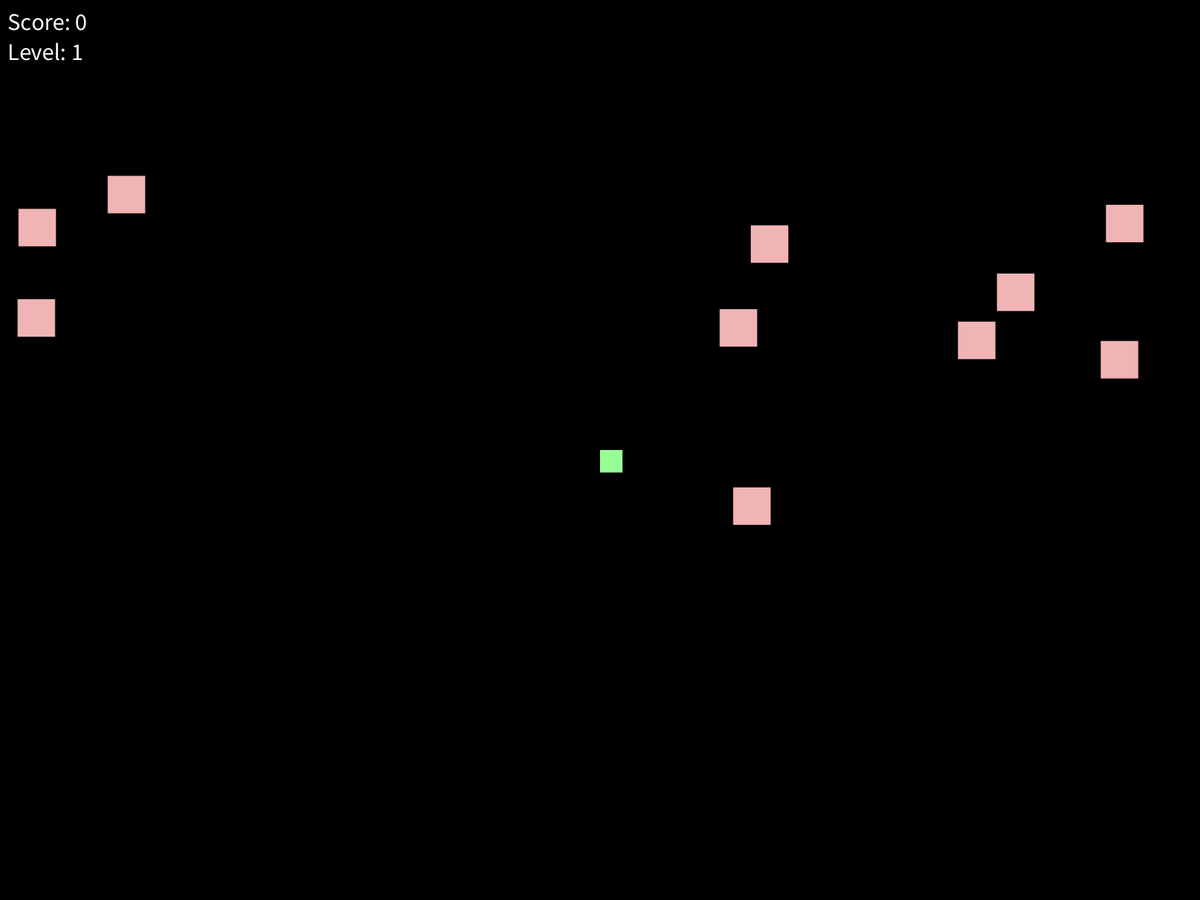
Frame 1 (no input)
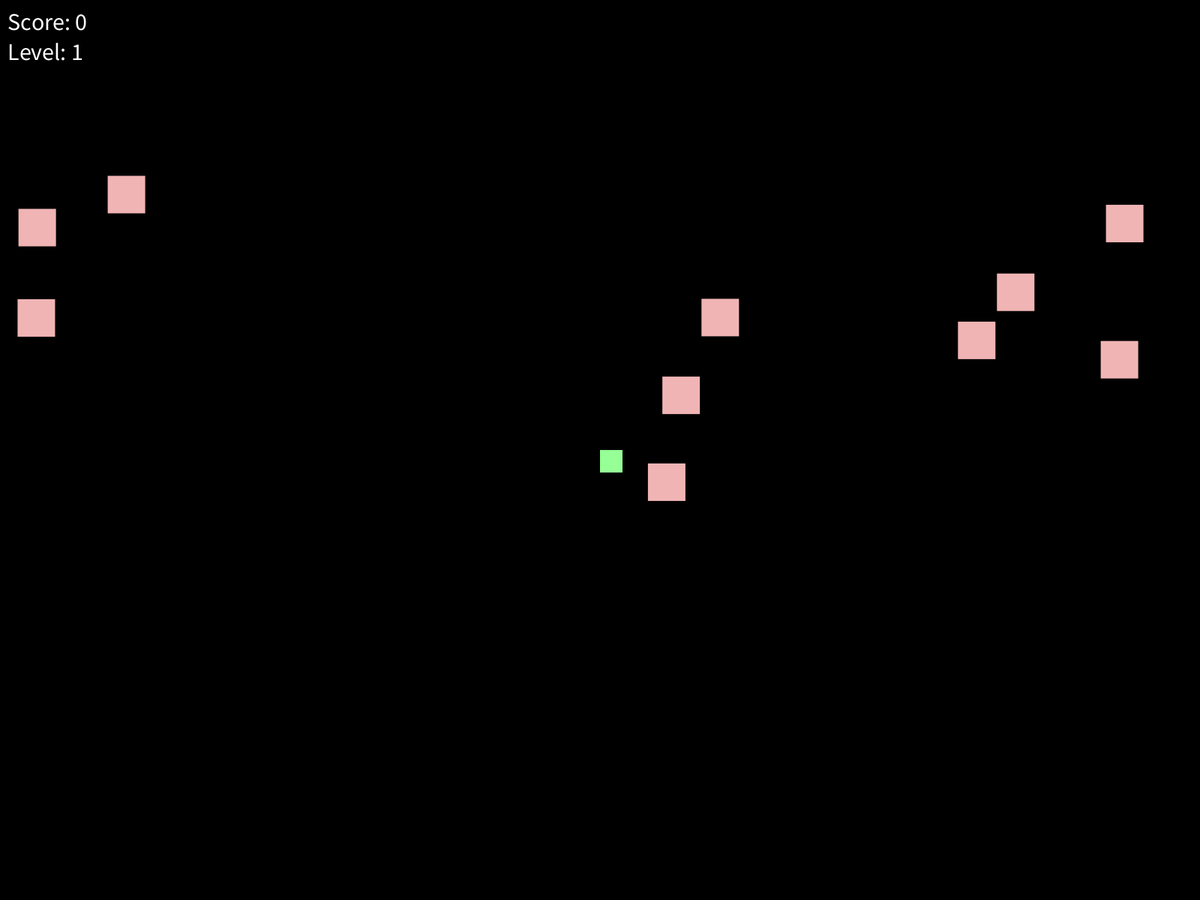
Frame 60 (the mouse pressed at the canvas centre just before this capture)
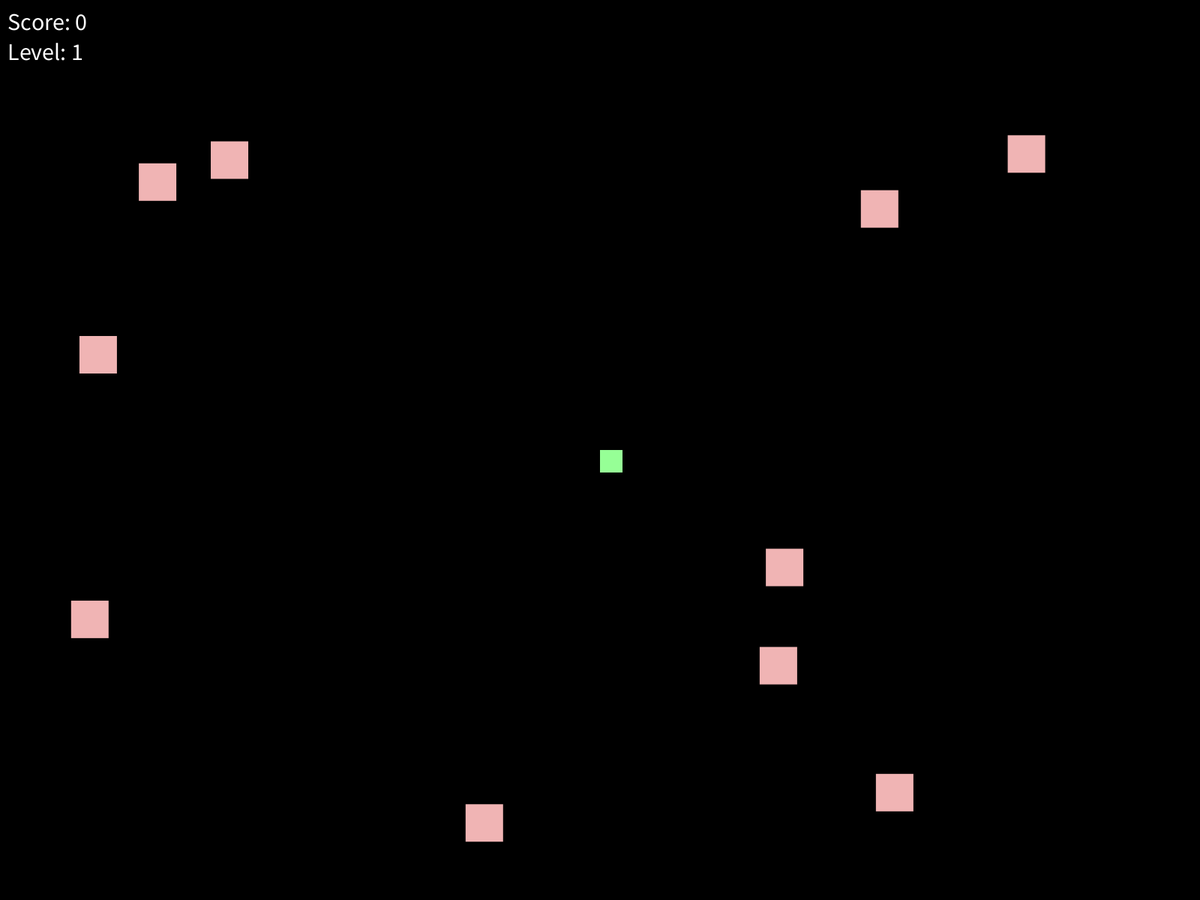
Frame 120 (the mouse held since frame 60 and released just before this capture)

The Processing sketch that drew these frames (run headless with seeded random() and noise(); from frame 60 on, the mouse is pressed at the canvas centre):

// Processing sketch: Robotron2
// ── Robotron2.pde
Player player;
BulletHandler bulletHandler;
RobotHandler robotHandler;

void settings(){
  fullScreen();
}

void reset(){
  player = new Player(width/2, height/2);
  bulletHandler = new BulletHandler();
  robotHandler = new RobotHandler();
}

void setup(){
  textSize(32);
  reset();
}

void draw(){
  background(0);
  player.show();
  bulletHandler.show();
  robotHandler.show();
  player.showScore();
}

void constrainToScreen(PVector pos, int size){
  if(pos.x < 0){pos.x = 0;}
  else if(pos.x > width - size){pos.x = width-size;}
  if(pos.y < 0){pos.y = 0;}
  else if(pos.y > height - size){pos.y = height-size;}
}
// ── Bullet.pde
class Bullet{
  
  PVector vel;
  PVector pos;
  int speed = 16;
  boolean finished = false;

  public Bullet(float x, float y, PVector direction){
    vel = direction; 
    vel.setMag(speed);
    pos = new PVector(x, y);
  }
  
  void update(){
    if(pos.x > width || pos.x < 0 || pos.y > height || pos.y < 0){
      finished = true;
    }
    pos.add(vel);
  }
  
  void show(){
    update();
    stroke(255);
    strokeWeight(4);
    point(pos.x, pos.y);
  }
}
// ── BulletHandler.pde
class BulletHandler{

  ArrayList<Bullet> bullets = new ArrayList<Bullet>();
  
  void addBullet(float x, float y, PVector pos){
    bullets.add(new Bullet(x, y, new PVector(pos.x, pos.y)));
  }
  
  void show(){
    Bullet b;
    for(int i = bullets.size()-1; i >= 0; i--){
      b = bullets.get(i);
      b.show();
      if(b.finished){
        bullets.remove(i);
      }
    }
  }

}
// ── Player.pde
class Player{
  PVector pos;
  PVector vel = new PVector();
  PVector acc = new PVector();
  int size;
  color colour = color(150, 255, 150);
  int score = 0;
  
  PVector direction = new PVector();
  int accRate = 2;
  int maxSpeed = 12;
  
  PVector shootDirection = new PVector();
  boolean shooting = false;
  int shootTimerStart = 10;
  int shootTimer = 0;
  
  //W A S D UP LEFT DOWN RIGHT
  boolean keysPressed[] = {false, false, false, false,
                           false, false, false, false};
  
  public Player(int x, int y){
    pos = new PVector(x, y);
    size = 30;
  }
  
  void setDirection(char _key){
    switch(_key){
      case('w'):keysPressed[0]=true;break;
      case('a'):keysPressed[1]=true;break;
      case('s'):keysPressed[2]=true;break;
      case('d'):keysPressed[3]=true;break;
    }
  }
  
  void unSetDirection(char _key){
    switch(_key){
      case('w'):keysPressed[0]=false;break;
      case('a'):keysPressed[1]=false;break;
      case('s'):keysPressed[2]=false;break;
      case('d'):keysPressed[3]=false;break;
    }  
  }
  
  void setShoot(int code){
    switch(code){
      case(UP):keysPressed[4]=true;break;
      case(LEFT):keysPressed[5]=true;break;
      case(DOWN):keysPressed[6]=true;break;
      case(RIGHT):keysPressed[7]=true;break;
    }
  }
  
  void unSetShoot(int code){
    switch(code){
      case(UP):keysPressed[4]=false;break;
      case(LEFT):keysPressed[5]=false;break;
      case(DOWN):keysPressed[6]=false;break;
      case(RIGHT):keysPressed[7]=false;break;
    }
  }
  
  void shoot(){
    shooting = false;
    shootDirection.mult(0);
    if(keysPressed[4]){shootDirection.y = -1; shooting = true;}
    if(keysPressed[5]){shootDirection.x = -1; shooting = true;}
    if(keysPressed[6]){shootDirection.y = 1; shooting = true;}
    if(keysPressed[7]){shootDirection.x = 1; shooting = true;}
    
    if(shooting){
      shootTimer--;
      if(shootTimer <= 0){
        bulletHandler.addBullet(pos.x + size/2, pos.y + size/2, shootDirection);
        shootTimer = shootTimerStart;
      }
    }  
  }
  
  void applyForce(){
    direction.mult(0);
    
    boolean moving = false;
    if(keysPressed[0]){direction.y = -accRate; moving = true;}
    if(keysPressed[1]){direction.x = -accRate; moving = true;}
    if(keysPressed[2]){direction.y = accRate; moving = true;}
    if(keysPressed[3]){direction.x = accRate; moving = true;}
    
    if(!moving){
      vel.mult(0.8);
    }
    
    shoot();
    
    acc.mult(0);
    acc.add(direction);
    vel.add(acc);
    if(vel.mag() > maxSpeed){
      vel.setMag(maxSpeed);
    }
    pos.add(vel);
  }
  
  void addScore(int val){
    score += val;
  }
  
  void update(){
    applyForce();
    constrainToScreen(pos, size);
  }
  
  void show(){
    update();
    noStroke();
    fill(colour);
    rect(pos.x, pos.y, size, size);
  }
  
  void showScore(){
    fill(255);
    text("Score: " + score, 10, 40);
  }
  
}
// ── keyHandler.pde
final char NOTHING_PRESSED = ' ';

void keyPressed(){
  if(key == 'w' || key == 'a' || key == 's' || key == 'd'){
    player.setDirection(key);
  }
  else if(key == CODED){
    if(keyCode == UP || keyCode == DOWN || keyCode == LEFT || keyCode == RIGHT){
      player.setShoot(keyCode);
    }
  }
}

void keyReleased(){
  if(key == 'w' || key == 'a' || key == 's' || key == 'd'){
    player.unSetDirection(key);
  }
  else if(key == CODED){
    if(keyCode == UP || keyCode == DOWN || keyCode == LEFT || keyCode == RIGHT){
      player.unSetShoot(keyCode);
    }
  }
}
// ── robot.pde
class Robot{
  
  final static int baseSize = 50;
  int size = baseSize;
  color colour = color(240, 180, 180);
  PVector pos;
  PVector vel = new PVector();
  PVector acc;
  float maxSpeed = 2;
  int maxDist = height / 3;
  int scoreValue = 100;
  

  public Robot(float x, float y){
    pos = new PVector(x, y);
  }
  
  void seek(){
    if(PVector.dist(player.pos, pos) < maxDist){
      acc = PVector.sub(player.pos, pos).mult(1);
      vel.add(acc);
      if(vel.mag()>maxSpeed){vel.setMag(maxSpeed);}
    }
    else{vel.mult(0.95);}
    pos.add(vel);
  }
  
  void update(){
    seek();
    constrainToScreen(pos, size);
  }
  
  boolean collideWithPlayer(){
    if(!(pos.x + size < player.pos.x ||
       pos.x > player.pos.x + player.size ||
       pos.y + size < player.pos.y ||
       pos.y > player.pos.y + player.size))
     {
       return true;  
     }
     return false;
  }
  
  boolean collideWithBullet(){
    for(Bullet b: bulletHandler.bullets){
      if(b.pos.x < pos.x + size && b.pos.x > pos.x){
        if(b.pos.y < pos.y + size && b.pos.y > pos.y){
          player.addScore(scoreValue);
          return true;          
        }
      }
    }
    return false;
  }

  void show(){
    update();
    noStroke();
    fill(colour);
    rect(pos.x, pos.y, size, size);
  }
  
}
// ── robotHandler.pde
class RobotHandler{
  
  ArrayList<Robot> robots = new ArrayList<Robot>();
  
  int levels[] = {10, 20};
  int currentLevel = 0;
  float minDistFromPlayer = height/4;
  
  public RobotHandler(){
    genRobots();
  }
  
  void genRobots(){
    int amount = levels[levels.length-1];
    Robot temp;
    PVector distance;
    if(currentLevel < levels.length){
       amount = levels[currentLevel];
    }
    for(int i = 0; i < amount; i++){
      temp = new Robot(random(width - Robot.baseSize), random(height - Robot.baseSize));
      distance = PVector.sub(player.pos, temp.pos);
      if(distance.mag()<minDistFromPlayer){
        distance.setMag(random(minDistFromPlayer, height));
        temp.pos.add(distance);
      }
      robots.add(temp);
    }
  }
  
  void show(){
    if(robots.size() > 0){
      Robot t;
      for(int i = robots.size()-1; i >= 0; i--){
        t = robots.get(i);
        t.show();
        if(t.collideWithPlayer()){
          reset();
        }
        if(bulletHandler.bullets.size() > 0){
          if(t.collideWithBullet()){
            robots.remove(i);
          }
        }   
      }
    }
    else{
      currentLevel++;
      genRobots();
    }
    fill(255);
    text("Level: " + (currentLevel + 1), 10, 80);
  }
}
